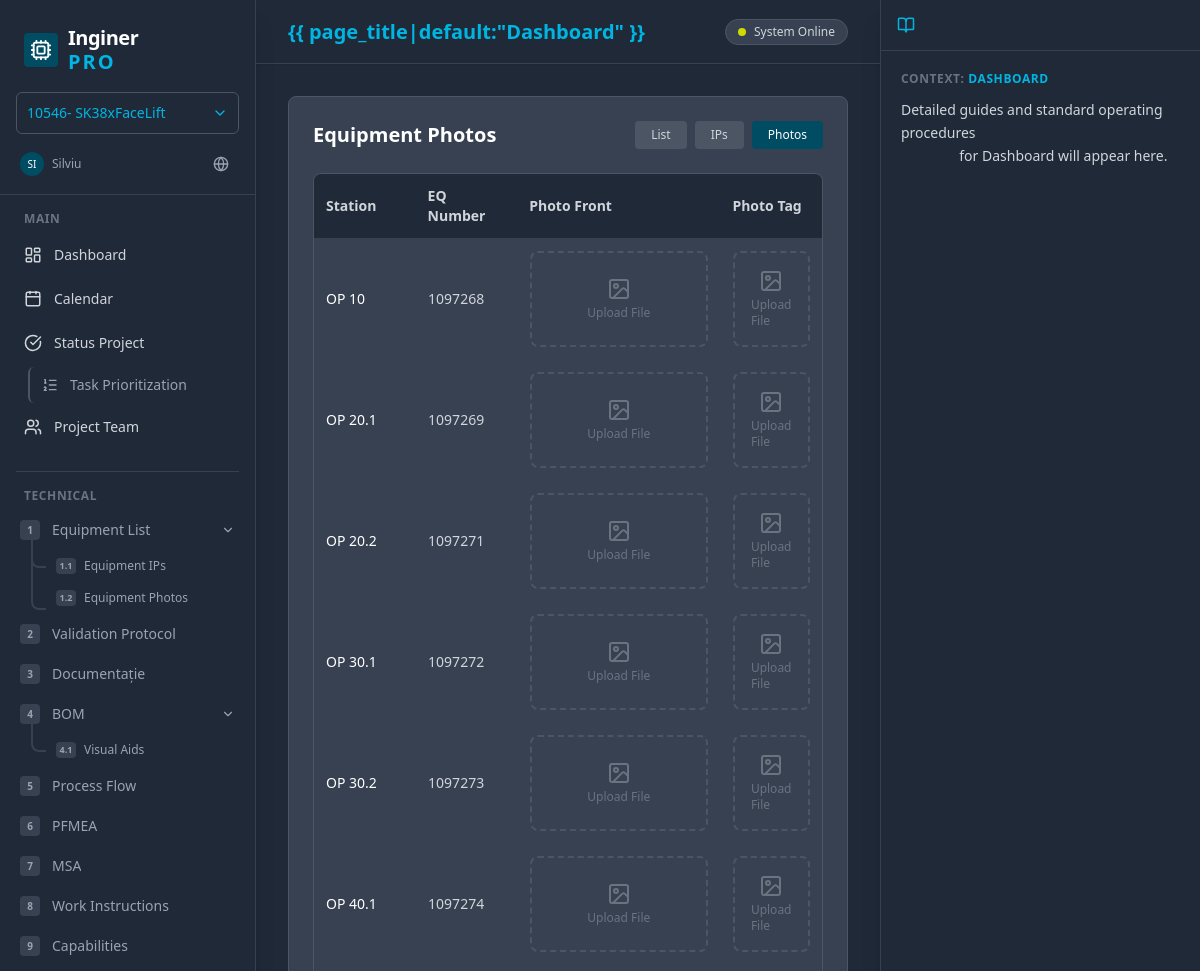
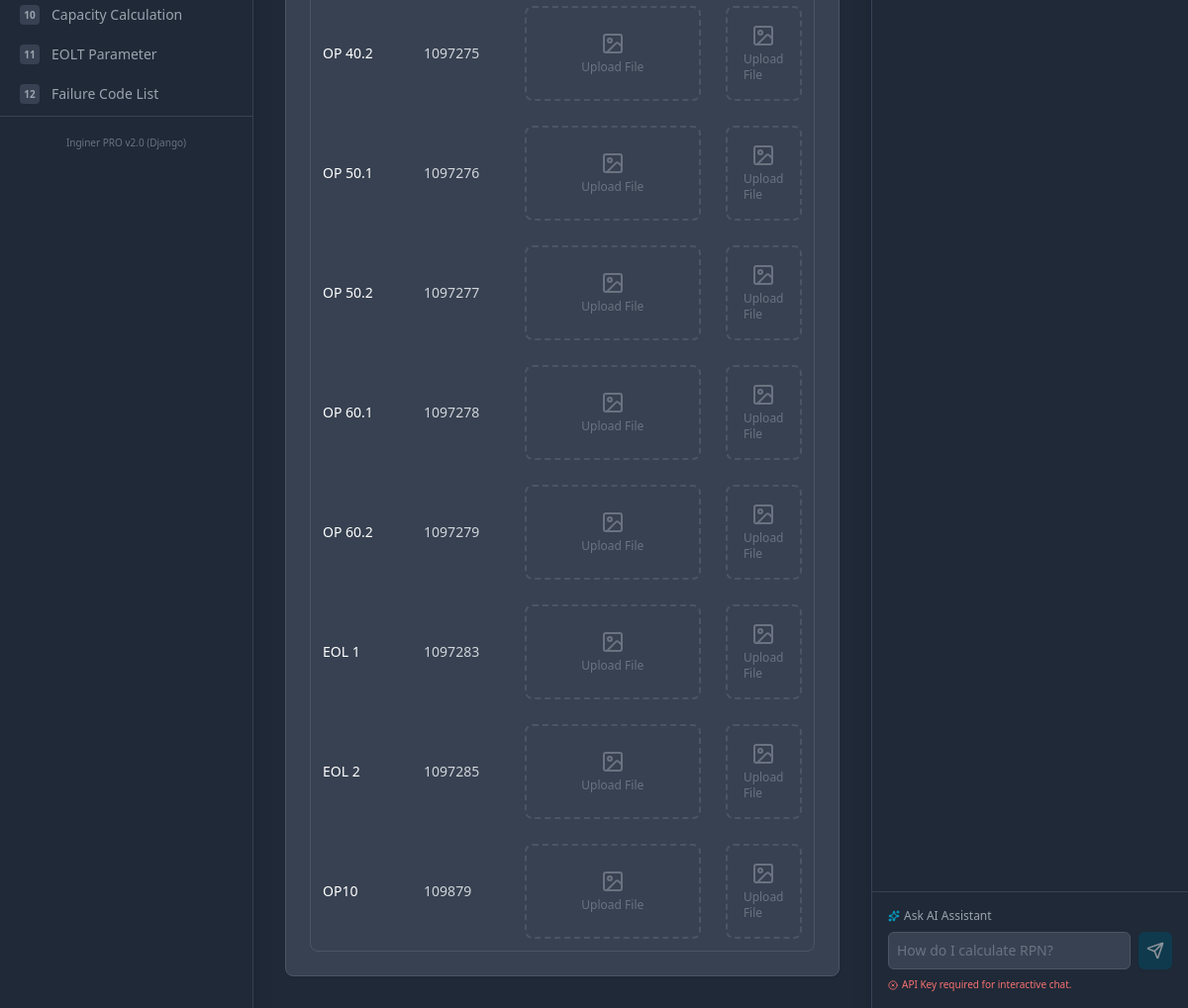
Screenshot of /equipment/photos/ with the database file from the repository (2 pictures, top to bottom).
### core/models.py (models this page shows, shortened)
class Equipment(models.Model):
    OWNER_CHOICES = [
        ('Customer', 'Customer'),
        ('Preh', 'Preh'),
    ]
    station = models.CharField(max_length=50)
    owner = models.CharField(max_length=50, choices=OWNER_CHOICES)
    eq_number = models.CharField(max_length=50, verbose_name="Equipment Number")
    power_supply = models.CharField(max_length=100)
    power_kw = models.CharField(max_length=20, blank=True)
    air_supply_bar = models.CharField(max_length=20, default='no')
    air_supply_diam = models.CharField(max_length=20, default='no')
    photo_front = models.URLField(blank=True, verbose_name="Front Photo URL")
    photo_tag = models.URLField(blank=True, verbose_name="Tag Photo URL")
    class Meta:
        ordering = ['id']
        verbose_name_plural = "Equipment"

### core/views.py (the view)
# urls.py: path('equipment/photos/', views.equipment_photos, name='equipment_photos'),
def equipment_photos(request):
    equipment_list = Equipment.objects.all()
    context = {
        'active_view': 'equipment_photos',
        'page_title': 'Equipment Photos',
        'equipment_list': equipment_list,
    }
    return render(request, 'equipment_photos.html', context)

### templates/equipment_photos.html (shortened to what this page needs)
{% extends 'base.html' %}
{% block content %}
<div class="bg-gray-700 rounded-lg border border-gray-600 shadow-sm p-6 overflow-auto h-full">
    <div class="flex justify-between items-center mb-6">
        <h2 class="text-xl font-bold text-white">Equipment Photos</h2>
        <div class="flex items-center gap-2">
            <a href="{% url 'equipment' %}" class="px-4 py-1.5 bg-gray-600 text-gray-300 rounded text-xs font-medium hover:bg-gray-500">List</a>
            <a href="{% url 'equipment_ips' %}" class="px-4 py-1.5 bg-gray-600 text-gray-300 rounded text-xs font-medium hover:bg-gray-500">IPs</a>
            <a href="{% url 'equipment_photos' %}" class="px-4 py-1.5 bg-preh-petrol text-white rounded text-xs font-medium">Photos</a>
        </div>
    </div>
    <div class="border border-gray-600 rounded-lg overflow-hidden">
        <table class="w-full text-sm text-left">
            <thead class="bg-gray-800 text-gray-300">
                <tr>
                    <th class="p-3 border-b border-gray-700 w-1/5">Station</th>
                    <th class="p-3 border-b border-gray-700 w-1/5">EQ Number</th>
                    <th class="p-3 border-b border-gray-700 w-2/5">Photo Front</th>
                    <th class="p-3 border-b border-gray-700 w-2/5">Photo Tag</th>
                </tr>
            </thead>
            <tbody class="divide-y divide-gray-700">
                {% for equip in equipment_list %}
                <tr class="hover:bg-gray-800/50">
                    <td class="p-3 text-white font-medium border-r border-gray-700">{{ equip.station }}</td>
                    <td class="p-3 text-gray-300 border-r border-gray-700">{{ equip.eq_number|default:"-" }}</td>
                    <td class="p-3 border-r border-gray-700">
                        <div id="photo-front-{{ equip.id }}" class="border-2 border-dashed border-gray-600 rounded-lg p-4 h-24 flex flex-col items-center justify-center cursor-pointer hover:border-gray-500 hover:bg-gray-800/30 transition-colors" onclick="document.getElementById('upload-front-{{ equip.id }}').click()">
                            {% if equip.photo_front %}
                            <img src="{{ equip.photo_front }}" alt="Front photo" class="max-h-20 object-contain">
                            {% else %}
                            <i data-lucide="image" class="w-6 h-6 text-gray-500 mb-1"></i>
                            <span class="text-xs text-gray-500">Upload File</span>
                            {% endif %}
                        </div>
                    </td>
                    <td class="p-3">
                        <div id="photo-tag-{{ equip.id }}" class="border-2 border-dashed border-gray-600 rounded-lg p-4 h-24 flex flex-col items-center justify-center cursor-pointer hover:border-gray-500 hover:bg-gray-800/30 transition-colors" onclick="document.getElementById('upload-tag-{{ equip.id }}').click()">
                            {% if equip.photo_tag %}
                            <img src="{{ equip.photo_tag }}" alt="Tag photo" class="max-h-20 object-contain">
                            {% else %}
                            <i data-lucide="image" class="w-6 h-6 text-gray-500 mb-1"></i>
                            <span class="text-xs text-gray-500">Upload File</span>
                            {% endif %}
                        </div>
                    </td>
                </tr>
                {% empty %}
                <tr><td colspan="4" class="p-8 text-center text-gray-400">No equipment found.</td></tr>
                {% endfor %}
            </tbody>
        </table>
    </div>
</div>
{% endblock %}

### templates/base.html (style rules this page uses)
* { scrollbar-width: thin; scrollbar-color: #4b5563 #1f2937; }

### rows the page displays
Equipment: station "OP 10", eq_number "1097268", photo_front "Upload File", photo_tag "Upload File"
Equipment: station "OP 20.1", eq_number "1097269", photo_front "Upload File", photo_tag "Upload File"
Equipment: station "OP 20.2", eq_number "1097271", photo_front "Upload File", photo_tag "Upload File"
Equipment: station "OP 30.1", eq_number "1097272", photo_front "Upload File", photo_tag "Upload File"
Equipment: station "OP 30.2", eq_number "1097273", photo_front "Upload File", photo_tag "Upload File"
Equipment: station "OP 40.1", eq_number "1097274", photo_front "Upload File", photo_tag "Upload File"
Equipment: station "OP 40.2", eq_number "1097275", photo_front "Upload File", photo_tag "Upload File"
Equipment: station "OP 50.1", eq_number "1097276", photo_front "Upload File", photo_tag "Upload File"
Equipment: station "OP 50.2", eq_number "1097277", photo_front "Upload File", photo_tag "Upload File"
Equipment: station "OP 60.1", eq_number "1097278", photo_front "Upload File", photo_tag "Upload File"
Equipment: station "OP 60.2", eq_number "1097279", photo_front "Upload File", photo_tag "Upload File"
Equipment: station "EOL 1", eq_number "1097283", photo_front "Upload File", photo_tag "Upload File"
Equipment: station "EOL 2", eq_number "1097285", photo_front "Upload File", photo_tag "Upload File"
Equipment: station "OP10", eq_number "109879", photo_front "Upload File", photo_tag "Upload File"
